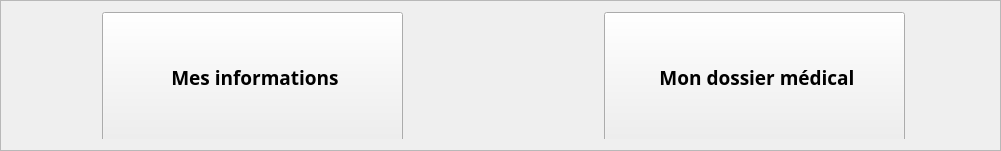
           <widget class="QFrame" name="accountHomeBtn">
            <property name="geometry">
             <rect>
              <x>20</x>
              <y>10</y>
              <width>1001</width>
              <height>151</height>
             </rect>
            </property>
            <property name="frameShape">
             <enum>QFrame::StyledPanel</enum>
            </property>
            <property name="frameShadow">
             <enum>QFrame::Raised</enum>
            </property>
            <layout class="QHBoxLayout" name="horizontalLayout_14">
             <item>
              <widget class="QWidget" name="widget_27" native="true">
               <widget class="QPushButton" name="infoHomeBtn">
                <property name="geometry">
                 <rect>
                  <x>90</x>
                  <y>0</y>
                  <width>301</width>
                  <height>131</height>
                 </rect>
                </property>
                <property name="font">
                 <font>
                  <family>Noto Sans</family>
                  <pointsize>14</pointsize>
                  <weight>75</weight>
                  <bold>true</bold>
                 </font>
                </property>
                <property name="cursor">
                 <cursorShape>PointingHandCursor</cursorShape>
                </property>
                <property name="text">
                 <string> Mes informations</string>
                </property>
                <property name="icon">
                 <iconset resource="../resource.qrc">
                  <normaloff>:/icons/icons/others/user_information.png</normaloff>:/icons/icons/others/user_information.png</iconset>
                </property>
                <property name="iconSize">
                 <size>
                  <width>80</width>
                  <height>80</height>
                 </size>
                </property>
               </widget>
              </widget>
             </item>
             <item>
              <widget class="QWidget" name="widget_28" native="true">
               <widget class="QPushButton" name="medicalHomeBtn">
                <property name="geometry">
                 <rect>
                  <x>100</x>
                  <y>0</y>
                  <width>301</width>
                  <height>131</height>
                 </rect>
                </property>
                <property name="font">
                 <font>
                  <family>Noto Sans</family>
                  <pointsize>14</pointsize>
                  <weight>75</weight>
                  <bold>true</bold>
                 </font>
                </property>
                <property name="cursor">
                 <cursorShape>PointingHandCursor</cursorShape>
                </property>
                <property name="text">
                 <string> Mon dossier médical</string>
                </property>
                <property name="icon">
                 <iconset resource="../resource.qrc">
                  <normaloff>:/icons/icons/others/patient.png</normaloff>:/icons/icons/others/patient.png</iconset>
                </property>
                <property name="iconSize">
                 <size>
                  <width>80</width>
                  <height>80</height>
                 </size>
                </property>
               </widget>
              </widget>
             </item>
            </layout>
           </widget>
